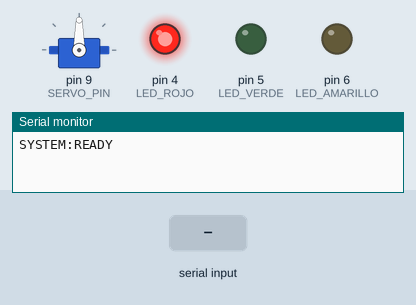
Recording of a sketch running on a simulated Arduino Uno, built with avr-gcc and run on an emulated ATmega328P. Shown: servo, output pins drawn as LEDs (lit = HIGH), the last lines printed to the serial monitor. Inputs (shaded band) come from the test bench.

Above: at 1.2 s.
1.3 s: "LIGHT:ON\n" received over Serial
At 2.5 s:
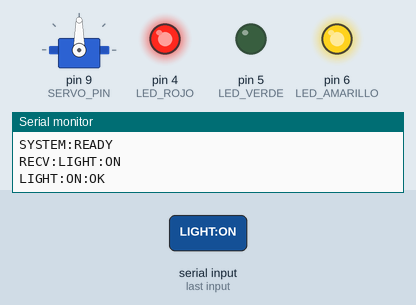
2.8 s: "DOOR:OPEN\n" received over Serial
At 3.7 s:
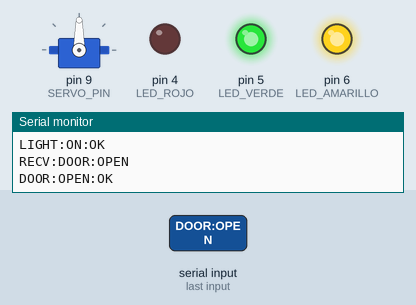
4.3 s: "LIGHT:OFF\n" received over Serial
At 4.8 s:
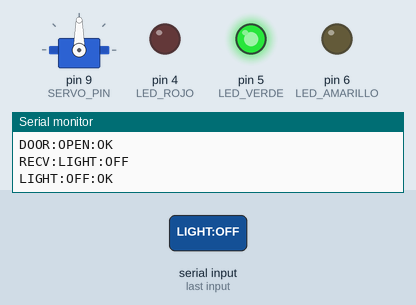
5.8 s: "DOOR:CLOSE\n" received over Serial
At 7.0 s:
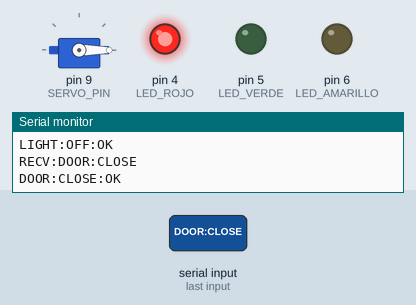
7.3 s: "LIGHT:ON\n" received over Serial
At 8.3 s:
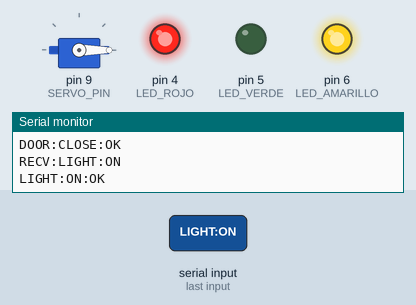
Timing chart, 0 to 9.8 s (numbered marks = the images above; inputs shaded):
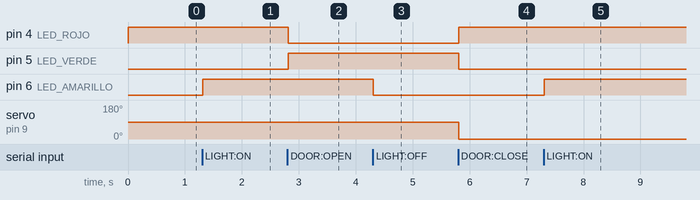

The sketch:

sketch.ino
```cpp
#include <Servo.h>

const int LED_ROJO = 4;
const int LED_VERDE = 5;
const int LED_AMARILLO = 6;
const int SERVO_PIN = 9;

Servo miServo;

void setup() {
  Serial.begin(9600);
  miServo.attach(SERVO_PIN);
  pinMode(LED_ROJO, OUTPUT);
  pinMode(LED_VERDE, OUTPUT);
  pinMode(LED_AMARILLO, OUTPUT);
  // estado inicial: puerta cerrada (servo 90), rojo encendido
  digitalWrite(LED_ROJO, HIGH);
  digitalWrite(LED_VERDE, LOW);
  miServo.write(90);
  Serial.println("SYSTEM:READY");
}

String readLine() {
  static String line = "";
  while (Serial.available()) {
    char c = Serial.read();
    if (c == '\n') {
      String out = line;
      line = "";
      return out;
    } else if (c != '\r') {
      line += c;
    }
  }
  return "";
}

void handleCommand(String cmd) {
  cmd.trim();
  if (cmd.length() == 0) return;

  Serial.print("RECV:"); Serial.println(cmd); // para debug

  if (cmd == "LIGHT:ON") {
    digitalWrite(LED_AMARILLO, HIGH);
    Serial.println("LIGHT:ON:OK");
  } else if (cmd == "LIGHT:OFF") {
    digitalWrite(LED_AMARILLO, LOW);
    Serial.println("LIGHT:OFF:OK");
  } else if (cmd == "DOOR:OPEN") {
  miServo.write(90); // abre (antes estaba 0)
  digitalWrite(LED_VERDE, HIGH);
  digitalWrite(LED_ROJO, LOW);
  Serial.println("DOOR:OPEN:OK");
  } else if (cmd == "DOOR:CLOSE") {
    miServo.write(0); // cierra (antes estaba 90)
    digitalWrite(LED_ROJO, HIGH);
    digitalWrite(LED_VERDE, LOW);
    Serial.println("DOOR:CLOSE:OK");
  } else if (cmd == "STATUS?") {
    String s = "STATUS:LIGHT=";
    s += (digitalRead(LED_VERDE) == HIGH ? "ON" : "OFF");
    s += ";DOOR=";
    s += (digitalRead(LED_ROJO) == HIGH ? "CLOSED" : "OPEN");
    Serial.println(s);
  } else {
    Serial.println("ERR:UNKNOWN_CMD");
  }
}

void loop() {
  String ln = readLine();
  if (ln.length() > 0) handleCommand(ln);
}
```

Measured:
- after the input at 1.3 s, pin 6 (LED_AMARILLO): LOW → HIGH at once
- after the input at 2.8 s, pin 4 (LED_ROJO): HIGH → LOW at once; pin 5 (LED_VERDE): LOW → HIGH at once
- after the input at 4.3 s, pin 6 (LED_AMARILLO): HIGH → LOW at once
- after the input at 5.8 s, pin 4 (LED_ROJO): LOW → HIGH at once; pin 5 (LED_VERDE): HIGH → LOW at once; servo on pin 9 (SERVO_PIN): 90° → 0° at once
- after the input at 7.3 s, pin 6 (LED_AMARILLO): LOW → HIGH at once
